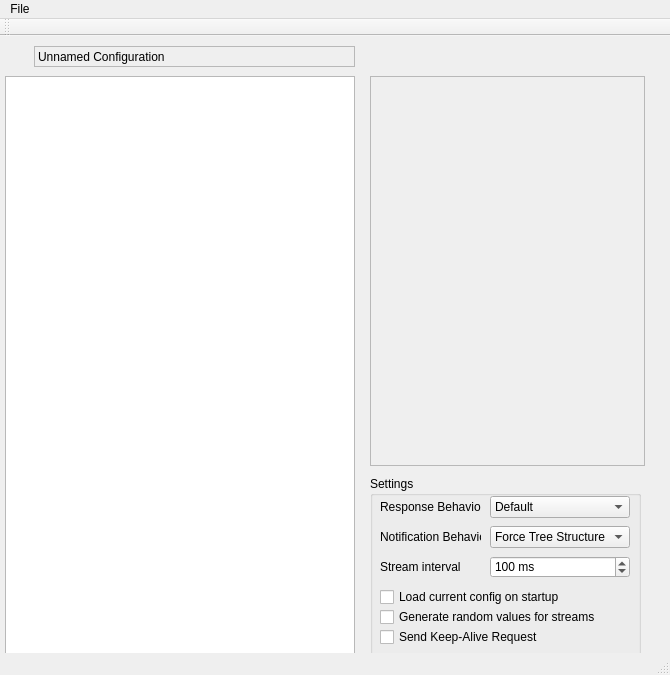
<?xml version="1.0" encoding="UTF-8"?>
<ui version="4.0">
 <class>TinyEmberPlusClass</class>
 <widget class="QMainWindow" name="TinyEmberPlusClass">
  <property name="geometry">
   <rect>
    <x>0</x>
    <y>0</y>
    <width>670</width>
    <height>675</height>
   </rect>
  </property>
  <property name="sizePolicy">
   <sizepolicy hsizetype="Fixed" vsizetype="Fixed">
    <horstretch>0</horstretch>
    <verstretch>0</verstretch>
   </sizepolicy>
  </property>
  <property name="minimumSize">
   <size>
    <width>670</width>
    <height>675</height>
   </size>
  </property>
  <property name="maximumSize">
   <size>
    <width>670</width>
    <height>675</height>
   </size>
  </property>
  <property name="windowTitle">
   <string>Tiny Ember+</string>
  </property>
  <property name="windowIcon">
   <iconset resource="TinyEmberPlus.qrc">
    <normaloff>:/image/resources/document-globe.png</normaloff>:/image/resources/document-globe.png</iconset>
  </property>
  <widget class="QWidget" name="centralWidget">
   <widget class="QFrame" name="entityView">
    <property name="geometry">
     <rect>
      <x>370</x>
      <y>40</y>
      <width>275</width>
      <height>390</height>
     </rect>
    </property>
    <property name="frameShape">
     <enum>QFrame::StyledPanel</enum>
    </property>
    <property name="frameShadow">
     <enum>QFrame::Raised</enum>
    </property>
   </widget>
   <widget class="QTreeWidget" name="gadgetTreeView">
    <property name="geometry">
     <rect>
      <x>5</x>
      <y>40</y>
      <width>350</width>
      <height>581</height>
     </rect>
    </property>
    <property name="animated">
     <bool>true</bool>
    </property>
    <property name="headerHidden">
     <bool>true</bool>
    </property>
    <column>
     <property name="text">
      <string notr="true">1</string>
     </property>
    </column>
   </widget>
   <widget class="QLabel" name="configurationName">
    <property name="geometry">
     <rect>
      <x>34</x>
      <y>10</y>
      <width>321</width>
      <height>21</height>
     </rect>
    </property>
    <property name="frameShape">
     <enum>QFrame::StyledPanel</enum>
    </property>
    <property name="frameShadow">
     <enum>QFrame::Plain</enum>
    </property>
    <property name="text">
     <string>Unnamed Configuration</string>
    </property>
   </widget>
   <widget class="QLabel" name="label">
    <property name="geometry">
     <rect>
      <x>10</x>
      <y>10</y>
      <width>16</width>
      <height>21</height>
     </rect>
    </property>
    <property name="text">
     <string/>
    </property>
    <property name="pixmap">
     <pixmap resource="TinyEmberPlus.qrc">:/image/resources/blue-document-node.png</pixmap>
    </property>
   </widget>
   <widget class="QGroupBox" name="groupBox">
    <property name="geometry">
     <rect>
      <x>370</x>
      <y>440</y>
      <width>271</width>
      <height>181</height>
     </rect>
    </property>
    <property name="title">
     <string>Settings</string>
    </property>
    <property name="flat">
     <bool>false</bool>
    </property>
    <widget class="QLabel" name="label_2">
     <property name="geometry">
      <rect>
       <x>10</x>
       <y>20</y>
       <width>101</width>
       <height>21</height>
      </rect>
     </property>
     <property name="text">
      <string>Response Behavior</string>
     </property>
    </widget>
    <widget class="QComboBox" name="boxResponseBehavior">
     <property name="geometry">
      <rect>
       <x>120</x>
       <y>20</y>
       <width>140</width>
       <height>22</height>
      </rect>
     </property>
     <item>
      <property name="text">
       <string>Default</string>
      </property>
      <property name="icon">
       <iconset resource="TinyEmberPlus.qrc">
        <normaloff>:/image/resources/folder--arrow.png</normaloff>:/image/resources/folder--arrow.png</iconset>
      </property>
     </item>
     <item>
      <property name="text">
       <string>Force Tree Structure</string>
      </property>
      <property name="icon">
       <iconset resource="TinyEmberPlus.qrc">
        <normaloff>:/image/resources/folder.png</normaloff>:/image/resources/folder.png</iconset>
      </property>
     </item>
     <item>
      <property name="text">
       <string>Force Qualified Types</string>
      </property>
      <property name="icon">
       <iconset resource="TinyEmberPlus.qrc">
        <normaloff>:/image/resources/folder-tree.png</normaloff>:/image/resources/folder-tree.png</iconset>
      </property>
     </item>
    </widget>
    <widget class="QLabel" name="label_3">
     <property name="geometry">
      <rect>
       <x>10</x>
       <y>50</y>
       <width>101</width>
       <height>21</height>
      </rect>
     </property>
     <property name="text">
      <string>Notification Behavior</string>
     </property>
    </widget>
    <widget class="QComboBox" name="boxNotificationBehavior">
     <property name="geometry">
      <rect>
       <x>120</x>
       <y>50</y>
       <width>140</width>
       <height>22</height>
      </rect>
     </property>
     <item>
      <property name="text">
       <string>Force Tree Structure</string>
      </property>
      <property name="icon">
       <iconset resource="TinyEmberPlus.qrc">
        <normaloff>:/image/resources/folder.png</normaloff>:/image/resources/folder.png</iconset>
      </property>
     </item>
     <item>
      <property name="text">
       <string>Force Qualified Types</string>
      </property>
      <property name="icon">
       <iconset resource="TinyEmberPlus.qrc">
        <normaloff>:/image/resources/folder-tree.png</normaloff>:/image/resources/folder-tree.png</iconset>
      </property>
     </item>
    </widget>
    <widget class="QCheckBox" name="checkAutoLoadConfig">
     <property name="geometry">
      <rect>
       <x>10</x>
       <y>110</y>
       <width>250</width>
       <height>22</height>
      </rect>
     </property>
     <property name="layoutDirection">
      <enum>Qt::LeftToRight</enum>
     </property>
     <property name="text">
      <string>Load current config on startup</string>
     </property>
     <property name="icon">
      <iconset resource="TinyEmberPlus.qrc">
       <normaloff>:/image/resources/drive-upload.png</normaloff>:/image/resources/drive-upload.png</iconset>
     </property>
    </widget>
    <widget class="QCheckBox" name="checkGenerateRandomValues">
     <property name="geometry">
      <rect>
       <x>10</x>
       <y>130</y>
       <width>250</width>
       <height>22</height>
      </rect>
     </property>
     <property name="toolTip">
      <string>If checked, random values are generated for all parameters a client is subscribed to.</string>
     </property>
     <property name="text">
      <string>Generate random values for streams</string>
     </property>
     <property name="icon">
      <iconset resource="TinyEmberPlus.qrc">
       <normaloff>:/image/resources/sort-number.png</normaloff>:/image/resources/sort-number.png</iconset>
     </property>
    </widget>
    <widget class="QLabel" name="label_4">
     <property name="geometry">
      <rect>
       <x>10</x>
       <y>80</y>
       <width>101</width>
       <height>21</height>
      </rect>
     </property>
     <property name="text">
      <string>Stream interval</string>
     </property>
    </widget>
    <widget class="QSpinBox" name="streamIntervalBox">
     <property name="geometry">
      <rect>
       <x>120</x>
       <y>80</y>
       <width>140</width>
       <height>22</height>
      </rect>
     </property>
     <property name="suffix">
      <string> ms</string>
     </property>
     <property name="minimum">
      <number>50</number>
     </property>
     <property name="maximum">
      <number>1000</number>
     </property>
     <property name="value">
      <number>100</number>
     </property>
    </widget>
    <widget class="QCheckBox" name="checkRequestKeepAlive">
     <property name="geometry">
      <rect>
       <x>10</x>
       <y>150</y>
       <width>250</width>
       <height>22</height>
      </rect>
     </property>
     <property name="toolTip">
      <string/>
     </property>
     <property name="text">
      <string>Send Keep-Alive Request</string>
     </property>
     <property name="icon">
      <iconset resource="TinyEmberPlus.qrc">
       <normaloff>:/image/resources/flag-blue.png</normaloff>:/image/resources/flag-blue.png</iconset>
     </property>
    </widget>
   </widget>
  </widget>
  <widget class="QMenuBar" name="menuBar">
   <property name="geometry">
    <rect>
     <x>0</x>
     <y>0</y>
     <width>670</width>
     <height>21</height>
    </rect>
   </property>
   <widget class="QMenu" name="menuFile">
    <property name="title">
     <string>File</string>
    </property>
    <addaction name="actionOpen"/>
    <addaction name="actionSave_as"/>
    <addaction name="actionSave"/>
    <addaction name="separator"/>
    <addaction name="actionExit"/>
   </widget>
   <addaction name="menuFile"/>
  </widget>
  <widget class="QToolBar" name="mainToolBar">
   <attribute name="toolBarArea">
    <enum>TopToolBarArea</enum>
   </attribute>
   <attribute name="toolBarBreak">
    <bool>false</bool>
   </attribute>
  </widget>
  <widget class="QStatusBar" name="statusBar"/>
  <action name="actionSave_as">
   <property name="icon">
    <iconset resource="TinyEmberPlus.qrc">
     <normaloff>:/image/resources/drive--arrow.png</normaloff>:/image/resources/drive--arrow.png</iconset>
   </property>
   <property name="text">
    <string>Save as...</string>
   </property>
  </action>
  <action name="actionSave">
   <property name="icon">
    <iconset resource="TinyEmberPlus.qrc">
     <normaloff>:/image/resources/drive-download.png</normaloff>:/image/resources/drive-download.png</iconset>
   </property>
   <property name="text">
    <string>Save</string>
   </property>
  </action>
  <action name="actionExit">
   <property name="icon">
    <iconset resource="TinyEmberPlus.qrc">
     <normaloff>:/image/resources/cross.png</normaloff>:/image/resources/cross.png</iconset>
   </property>
   <property name="text">
    <string>Exit</string>
   </property>
  </action>
  <action name="actionOpen">
   <property name="icon">
    <iconset resource="TinyEmberPlus.qrc">
     <normaloff>:/image/resources/drive-upload.png</normaloff>:/image/resources/drive-upload.png</iconset>
   </property>
   <property name="text">
    <string>Open...</string>
   </property>
  </action>
 </widget>
 <layoutdefault spacing="6" margin="11"/>
 <resources>
  <include location="TinyEmberPlus.qrc"/>
  <include location="../../../MyProjects.SVN/ember-sdk/Library/trunk/tinyember/Resource.qrc"/>
 </resources>
 <connections>
  <connection>
   <sender>actionOpen</sender>
   <signal>triggered()</signal>
   <receiver>TinyEmberPlusClass</receiver>
   <slot>loadFile()</slot>
   <hints>
    <hint type="sourcelabel">
     <x>-1</x>
     <y>-1</y>
    </hint>
    <hint type="destinationlabel">
     <x>317</x>
     <y>302</y>
    </hint>
   </hints>
  </connection>
  <connection>
   <sender>actionExit</sender>
   <signal>triggered()</signal>
   <receiver>TinyEmberPlusClass</receiver>
   <slot>exit()</slot>
   <hints>
    <hint type="sourcelabel">
     <x>-1</x>
     <y>-1</y>
    </hint>
    <hint type="destinationlabel">
     <x>317</x>
     <y>302</y>
    </hint>
   </hints>
  </connection>
  <connection>
   <sender>actionSave</sender>
   <signal>triggered()</signal>
   <receiver>TinyEmberPlusClass</receiver>
   <slot>saveFile()</slot>
   <hints>
    <hint type="sourcelabel">
     <x>-1</x>
     <y>-1</y>
    </hint>
    <hint type="destinationlabel">
     <x>317</x>
     <y>302</y>
    </hint>
   </hints>
  </connection>
  <connection>
   <sender>actionSave_as</sender>
   <signal>triggered()</signal>
   <receiver>TinyEmberPlusClass</receiver>
   <slot>saveFileAs()</slot>
   <hints>
    <hint type="sourcelabel">
     <x>-1</x>
     <y>-1</y>
    </hint>
    <hint type="destinationlabel">
     <x>317</x>
     <y>302</y>
    </hint>
   </hints>
  </connection>
  <connection>
   <sender>gadgetTreeView</sender>
   <signal>currentItemChanged(QTreeWidgetItem*,QTreeWidgetItem*)</signal>
   <receiver>TinyEmberPlusClass</receiver>
   <slot>treeItemChanged(QTreeWidgetItem*,QTreeWidgetItem*)</slot>
   <hints>
    <hint type="sourcelabel">
     <x>179</x>
     <y>324</y>
    </hint>
    <hint type="destinationlabel">
     <x>317</x>
     <y>302</y>
    </hint>
   </hints>
  </connection>
  <connection>
   <sender>gadgetTreeView</sender>
   <signal>customContextMenuRequested(QPoint)</signal>
   <receiver>TinyEmberPlusClass</receiver>
   <slot>showContextMenu(QPoint)</slot>
   <hints>
    <hint type="sourcelabel">
     <x>179</x>
     <y>324</y>
    </hint>
    <hint type="destinationlabel">
     <x>317</x>
     <y>302</y>
    </hint>
   </hints>
  </connection>
  <connection>
   <sender>boxNotificationBehavior</sender>
   <signal>currentIndexChanged(int)</signal>
   <receiver>TinyEmberPlusClass</receiver>
   <slot>notificationBehaviorChanged(int)</slot>
   <hints>
    <hint type="sourcelabel">
     <x>558</x>
     <y>332</y>
    </hint>
    <hint type="destinationlabel">
     <x>334</x>
     <y>302</y>
    </hint>
   </hints>
  </connection>
  <connection>
   <sender>boxResponseBehavior</sender>
   <signal>currentIndexChanged(int)</signal>
   <receiver>TinyEmberPlusClass</receiver>
   <slot>responseBehaviorChanged(int)</slot>
   <hints>
    <hint type="sourcelabel">
     <x>558</x>
     <y>302</y>
    </hint>
    <hint type="destinationlabel">
     <x>334</x>
     <y>302</y>
    </hint>
   </hints>
  </connection>
  <connection>
   <sender>checkAutoLoadConfig</sender>
   <signal>toggled(bool)</signal>
   <receiver>TinyEmberPlusClass</receiver>
   <slot>autoLoadConfigStateChanged(bool)</slot>
   <hints>
    <hint type="sourcelabel">
     <x>503</x>
     <y>362</y>
    </hint>
    <hint type="destinationlabel">
     <x>334</x>
     <y>302</y>
    </hint>
   </hints>
  </connection>
  <connection>
   <sender>checkGenerateRandomValues</sender>
   <signal>toggled(bool)</signal>
   <receiver>TinyEmberPlusClass</receiver>
   <slot>generateRandomValuesStateChanged(bool)</slot>
   <hints>
    <hint type="sourcelabel">
     <x>503</x>
     <y>503</y>
    </hint>
    <hint type="destinationlabel">
     <x>334</x>
     <y>302</y>
    </hint>
   </hints>
  </connection>
  <connection>
   <sender>streamIntervalBox</sender>
   <signal>editingFinished()</signal>
   <receiver>TinyEmberPlusClass</receiver>
   <slot>updateStreamTimer()</slot>
   <hints>
    <hint type="sourcelabel">
     <x>558</x>
     <y>473</y>
    </hint>
    <hint type="destinationlabel">
     <x>334</x>
     <y>302</y>
    </hint>
   </hints>
  </connection>
  <connection>
   <sender>checkRequestKeepAlive</sender>
   <signal>toggled(bool)</signal>
   <receiver>TinyEmberPlusClass</receiver>
   <slot>updateSendKeepAliveState(bool)</slot>
   <hints>
    <hint type="sourcelabel">
     <x>503</x>
     <y>573</y>
    </hint>
    <hint type="destinationlabel">
     <x>334</x>
     <y>312</y>
    </hint>
   </hints>
  </connection>
 </connections>
 <slots>
  <slot>loadFile()</slot>
  <slot>saveFile()</slot>
  <slot>saveFileAs()</slot>
  <slot>exit()</slot>
  <slot>treeItemChanged(QTreeWidgetItem*,QTreeWidgetItem*)</slot>
  <slot>showContextMenu(QPoint)</slot>
  <slot>timer()</slot>
  <slot>responseBehaviorChanged(int)</slot>
  <slot>notificationBehaviorChanged(int)</slot>
  <slot>autoLoadConfigStateChanged(bool)</slot>
  <slot>generateRandomValuesStateChanged(bool)</slot>
  <slot>updateStreamTimer()</slot>
  <slot>updateSendKeepAliveState(bool)</slot>
 </slots>
</ui>
